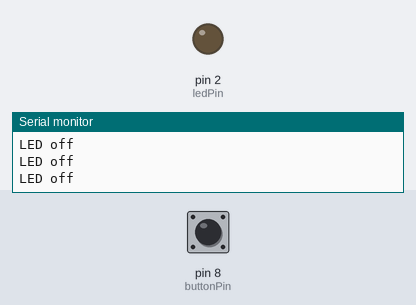
The sketch below on a simulated Arduino Uno, built with avr-gcc and run on an emulated ATmega328P. Parts: output pins drawn as LEDs (lit = HIGH), the last lines printed to the serial monitor. Dashed ring = blinking. Inputs (shaded band) come from the test bench; at power-on: pin 8 (buttonPin) HIGH.

Above: at 1.2 s.
1.3 s: pin 8 (buttonPin) pulled LOW for 0.15 s
At 1.39 s:
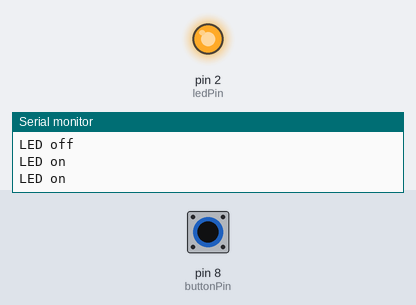
2.9 s: pin 8 (buttonPin) pulled LOW for 1 s
At 4.6 s:
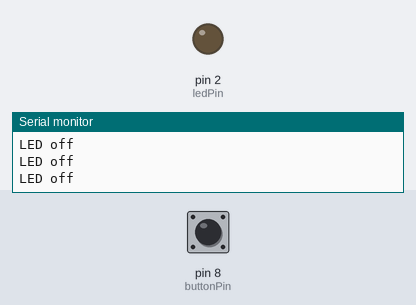
6.9 s: pin 8 (buttonPin) pulsed LOW 2 times (0.12 s each, 0.3 s apart)
At 6.97 s:
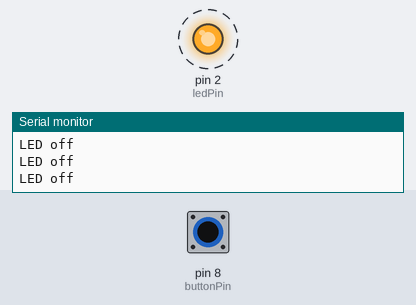
10.5 s: pin 8 (buttonPin) driven LOW
At 11.9 s:
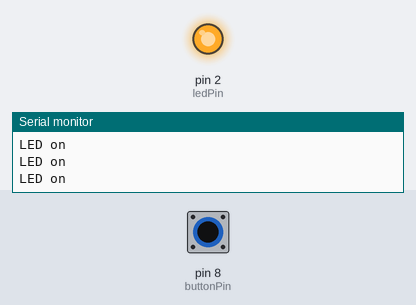
13.5 s: pin 8 (buttonPin) driven HIGH
At 14.4 s:
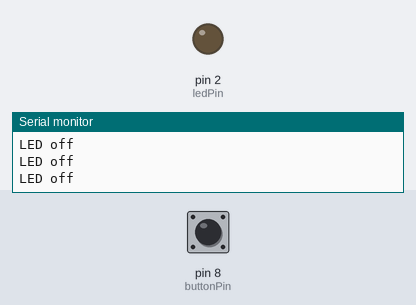
Timing chart, 0 to 16.5 s (numbered marks = the images above; inputs shaded):
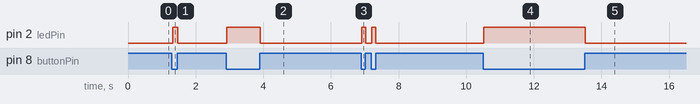

The sketch:

pressure_plate_try3.ino.ino
```cpp
//Here is an example of code that you could use with this switch.
const int buttonPin = 8;     // the number of the pushbutton pin
const int ledPin =  2;      // the number of the LED pin

// variables will change:
int buttonState = 0;         // variable for reading the pushbutton status

void setup() {
  Serial.begin(9600);
  pinMode(ledPin, OUTPUT);
  pinMode(buttonPin, INPUT_PULLUP);
}

void loop(){
  // read the state of the pushbutton value:
  buttonState = digitalRead(buttonPin);

  // check if the pushbutton is pressed.
  // if it is, the buttonState is LOW:
  if (buttonState == LOW) {
    // turn LED on:
    Serial.println("LED on");
    digitalWrite(ledPin, HIGH);
  }
  else {
    // turn LED off:
    Serial.println("LED off");
    digitalWrite(ledPin, LOW);
  }
}
```

Measured:
- after the input at 1.3 s, pin 2 (ledPin): LOW → HIGH at once, → LOW 0.15 s later
- after the input at 2.9 s, pin 2 (ledPin): LOW → HIGH at once, → LOW 1.0 s later
- after the input at 6.9 s, pin 2 (ledPin): alternates HIGH for 0.12 s and LOW for 0.18 s, 4 changes in all, then stays LOW, starting at once
- after the input at 10.5 s, pin 2 (ledPin): LOW → HIGH at once
- after the input at 13.5 s, pin 2 (ledPin): HIGH → LOW at once
